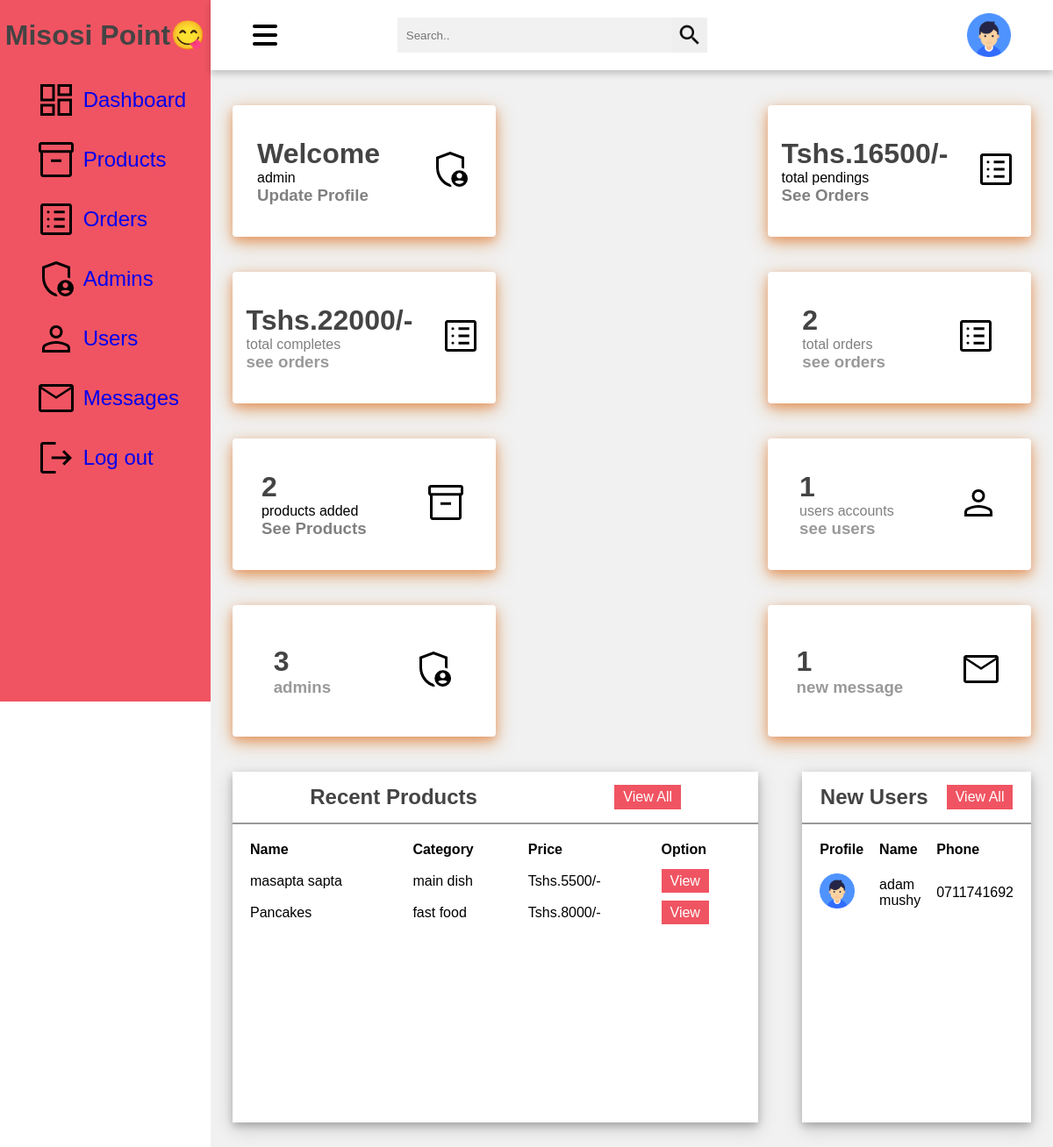
Screenshot of /admin/dashboard.php (signed in) with the database file from the repository.
### tables this page shows
CREATE TABLE IF NOT EXISTS `products` (
  `id` int NOT NULL AUTO_INCREMENT,
  `name` varchar(100) NOT NULL,
  `category` varchar(100) NOT NULL,
  `price` int NOT NULL,
  `image` varchar(100) NOT NULL,
  PRIMARY KEY (`id`)
);

CREATE TABLE IF NOT EXISTS `users` (
  `id` int NOT NULL AUTO_INCREMENT,
  `name` varchar(20) NOT NULL,
  `email` varchar(50) NOT NULL,
  `number` varchar(10) NOT NULL,
  `password` varchar(50) NOT NULL,
  `address` varchar(500) NOT NULL,
  PRIMARY KEY (`id`)
);

### components/admin_header.php (called while the page is built, shortened)
<?php
   $select_profile = $conn->prepare("SELECT * FROM `admin` WHERE id = ?");
   $select_profile->execute([$admin_id]);
   $fetch_profile = $select_profile->fetch(PDO::FETCH_ASSOC);
?>

### admin/dashboard.php (the view, shortened to what this page needs)
<?php
include '../components/connect.php';
?>
<!DOCTYPE html>
<html lang="en">
<head>
    <link rel="stylesheet" href="https://cdnjs.cloudflare.com/ajax/libs/font-awesome/6.1.1/css/all.min.css">
    <link rel="stylesheet" href="../css/adminstyles.css">
</head>
<body>
    <div class="side-menu" id="side-menu" style="display:block;">
        <div class="brand-name">
            <h1 onclick="toggleMenu()"><b>Misosi Point😋</b></h1>
        </div>
        <ul>
            <li><img src="../icons/dashboard.png" alt="">&nbsp;
                  <span><a href="dashboard.php" style="text-decoration: none;">Dashboard</a></span>
             </li>
            <li><img src="../icons/product.png" alt="" style="color: beige;">&nbsp;
                 <span><a href="products.php" style="text-decoration: none;">Products</a></span>
            </li>
            <li><img src="../icons/order.png" alt="">&nbsp;
                 <span><a href="placed_orders.php" style="text-decoration: none;">Orders</a></span>
            </li>
            <li><img src="../icons/admin.png" alt="">&nbsp;
                <span><a href="admin_accounts.php" style="text-decoration: none;">Admins</a></span>
            </li>
            <li><img src="../icons/user.png" alt="">&nbsp;
                <span><a href="users_accounts.php" style="text-decoration: none;">Users</a></span>
            </li>
            <li><img src="../icons/message.png" alt="">&nbsp;
                 <span><a href="messages.php" style="text-decoration: none;">Messages</a></span>
            </li>
             <li><img src="../icons/logout.png" alt="">&nbsp;
            <span><a href="../components/admin_logout.php" onclick="return confirm('logout from this website?');" style="text-decoration: none;">Log out</a></span>
            </li>
        </ul>
    </div>
    <div class="container">
        <div class="header" style="">
            <div class="nav">
            <div id="menuBtn" class="fa-2x fa-solid fa-bars" onclick="toggleMenu()" ></div>
                <div class="search">
                    <input type="text" placeholder="Search..">
                    <button type="submit"><img src="../icons/search.png" alt=""></button>
                </div>
                <div class="user">
                    <div class="img-case">
                        <img src="../icons/user1.png" alt="">
                    </div>
                </div>
            </div>
        </div>
        <div class="content">
            <div class="cards">
                <div class="card">
                    <div class="box">
                        <h1>Welcome</h1>
                        <p style=""><?= $fetch_profile['name'];   ?></p>
                        <h3><a href="update-profile.php" style="text-decoration: none; color:grey;">
                                Update Profile</a></h3>
                    </div>
                    <div class="icon-case">
                        <img src="../icons/admin.png" alt="">
                    </div>
                </div>
                <div class="card">
                    <div class="box">
                    <?php
                            $total_pendings = 0;
                            $select_pendings = $conn->prepare("SELECT * FROM `orders` WHERE payment_status = ?");
                            $select_pendings->execute(['pending']);
                            while($fetch_pendings = $select_pendings->fetch(PDO::FETCH_ASSOC)){
                                $total_pendings += $fetch_pendings['total_price'];
                            }
                        ?>
                        <h1>Tshs.</span><?= $total_pendings; ?><span>/-</span></h1>
                        <p>total pendings</p>
                        <h3><a href="placed_orders.php" style="text-decoration: none; color:grey;">
                            See Orders</a></h3>
                    </div>
                    <div class="icon-case">
                        <img src="../icons/order.png" alt="">
                    </div>
                </div>
                <div class="card">
                     <a href="placed_orders.php" style="text-decoration: none; color:grey;">
                     <div class="box">
                     <?php
                                $total_completes = 0;
                                $select_completes = $conn->prepare("SELECT * FROM `orders` WHERE payment_status = ?");
                                $select_completes->execute(['completed']);
                                while($fetch_completes = $select_completes->fetch(PDO::FETCH_ASSOC)){
                                    $total_completes += $fetch_completes['total_price'];
                                }
                            ?>
                        <h1><span>Tshs.</span><?= $total_completes; ?><span>/-</span></h1>
                        <p>total completes</p>
                        <h3>
                        see orders </h3>
                    </div>
                    </a>
                    <div class="icon-case">
                        <img src="../icons/order.png" alt="">
                    </div>
                </div>
                <div class="card">
                     <a href="placed_orders.php" style="text-decoration: none; color:grey;">
                     <div class="box">
                     <?php
                                $select_orders = $conn->prepare("SELECT * FROM `orders`");
                                $select_orders->execute();
                                $numbers_of_orders = $select_orders->rowCount();
                            ?>
                        <h1><?= $numbers_of_orders ?></h1>
                        <p>total orders</p>
                        <h3>
                        see orders </h3>
                    </div>
                    </a>
                    <div class="icon-case">
                        <img src="../icons/order.png" alt="">
                    </div>
                </div>
                <div class="card">
                    <div class="box">
                    <?php
                        $select_products = $conn->prepare("SELECT * FROM `products`");
                        $select_products->execute();
                        $numbers_of_products = $select_products->rowCount();
                    ?>
                        <h1><?= $numbers_of_products; ?></h1>
                        <p>products added</p>
                        <h3><a href="products.php" style="text-decoration: none; color:grey;">
                            See Products</a></h3>
                    </div>
                    <div class="icon-case">
                        <img src="../icons/product.png" alt="">
                    </div>
                </div>
                <div class="card">
                     <a href="users_accounts.php" style="text-decoration: none; color:grey;">
                     <div class="box">
                    <?php
                        $select_users = $conn->prepare("SELECT * FROM `users`");
                        $select_users->execute();
                        $numbers_of_users = $select_users->rowCount();
                    ?>
                        <h1><?= $numbers_of_users; ?></h1>
                        <p>users accounts</p>
                        <h3>
                        see users </h3>
                    </div>
                    </a>
                    <div class="icon-case">
                        <img src="../icons/user.png" alt="">
                    </div>
                </div>
                <div class="card">
                <a href="admin_accounts.php" style="text-decoration: none; color:grey;">
                    <div class="box">
                     <?php
                            $select_admins = $conn->prepare("SELECT * FROM `admin`");
                            $select_admins->execute();
                            $numbers_of_admins = $select_admins->rowCount();
                        ?>
                        <h1><?= $numbers_of_admins; ?></h1>
                        <h3>admins</h3>
                    </div>
                </a>
                    <div class="icon-case">
                         <img src="../icons/admin.png" alt="">
                    </div>
                </div>
                <div class="card">
                <a href="admin_accounts.php" style="text-decoration: none; color:grey;">
                    <div class="box">
                    <?php
                            $select_messages = $conn->prepare("SELECT * FROM `messages`");
                            $select_messages->execute();
                            $numbers_of_messages = $select_messages->rowCount();
                        ?>
                    <h1><?= $numbers_of_messages; ?></h1>
                    <h3>new message</h3>
                    </div>
                </a>
                    <div class="icon-case">
                         <img src="../icons/message.png" alt="">
                    </div>
                </div>
            </div>
            <div class="content-2">
                <div class="recent-payments">
                    <div class="title">
                        <h2>Recent Products</h2>
                        <a href="products.php" class="btn">View All</a>
                    </div>
                    <table>
                        <tr>
                            <th>Name</th>
                            <th>Category</th>
                            <th>Price</th>
                            <th>Option</th>
                        </tr>
             <?php
                    $show_products = $conn->prepare("SELECT * FROM `products`");
                    $show_products->execute();
                    if($show_products->rowCount() > 0){
                        while($fetch_products = $show_products->fetch(PDO::FETCH_ASSOC)){
                ?>
                        <tr>
                            <td><?= $fetch_products['name']; ?></td>
                            <td><?= $fetch_products['category']; ?></td>
                            <td><span>Tshs.</span><?= $fetch_products['price']; ?><span>/-</span></td>
                            <td><a href="update_product.php?update=<?= $fetch_products['id']; ?>" class="btn">View</a></td>
                        </tr>
                <?php
                        }
                        }else{
                        echo '<p class="empty">no products added yet!</p>';
                        }
                 ?>
                    </table>
                </div>
                <div class="new-students">
                    <div class="title">
                        <h2>New Users</h2>
                        <a href="#" class="btn">View All</a>
                    </div>
                    <table>
                        <tr>
                            <th>Profile</th>
                            <th>Name</th>
                            <th>Phone</th>
                        </tr>
                <?php
                        $select_account = $conn->prepare("SELECT * FROM `users`");
                        $select_account->execute();
                        if($select_account->rowCount() > 0){
                            while($fetch_accounts = $select_account->fetch(PDO::FETCH_ASSOC)){
                    ?>
                        <tr>
                            <td><img src="../icons/user1.png" alt=""></td>
                            <td><?= $fetch_accounts['name']; ?></td>
                            <td><?= $fetch_accounts['number'];?></td>
                        </tr>
                    <?php
                            }
                        }else{
                            echo '<p class="empty">no accounts available</p>';
                        }
                        ?>
                    </table>
                </div>
            </div>
        </div>
    </div>
</body>
</html>

### css/adminstyles.css (style rules this page uses)
* { margin: 0; padding: 0; box-sizing: border-box; font-family: 'Poppins', sans-serif; }
body { min-height: 100vh; }
a { text-decoration: none; }
li { list-style: none; }
h1, h2 { color: #444; }
h3 { color: #999; }
.btn { background: #f05462; color: white; padding: 5px 10px; text-align: center; }
.title { display: flex; align-items: center; justify-content: space-around; padding: 15px 10px; border-bottom: 2px solid #999; }
table { padding: 10px; }
th, td { text-align: left; padding: 8px; }
.side-menu { position: fixed; background: #f05462; width: 20vw; min-height: 100vh; display: flex; flex-direction: column; }
.side-menu .brand-name { height: 10vh; display: flex; align-items: center; justify-content: center; }
.side-menu li { font-size: 24px; padding: 10px 40px; color: white; display: flex; align-items: center; }
.container { position: absolute; right: 0; width: 80vw; height: 100vh; background: #f1f1f1; }
.container .header { position: fixed; top: 0; right: 0; width: 80vw; height: 10vh; background: white; display: flex; align-items: center; justify-content: center; box-shadow: 0 4px 8px 0 rgba(0, 0, 0, 0.2); z-index: 1; }
.container .header .nav { width: 90%; display: flex; align-items: center; }
.container .header .nav .search { flex: 3; display: flex; justify-content: center; }
.container .header .nav .search input[type=text] { border: none; background: #f1f1f1; padding: 10px; width: 50%; }
.container .header .nav .search button { width: 40px; height: 40px; border: none; display: flex; align-items: center; justify-content: center; }
.container .header .nav .search button img { width: 30px; height: 30px; }
.container .header .nav .user { flex: 1; display: flex; justify-content: space-between; align-items: center; }
.container .header .nav .user img { width: 40px; height: 40px; }
.container .header .nav .user .img-case { position: relative; width: 50px; height: 50px; }
.container .header .nav .user .img-case img { position: absolute; top: 0; left: 0; width: 100%; height: 100%; }
.container .content { position: relative; margin-top: 10vh; min-height: 90vh; background: #f1f1f1; }
.container .content .cards { padding: 20px 15px; display: flex; flex-wrap: wrap; align-items: center; justify-content: space-between; flex-wrap: wrap; }
.container .content .cards .card { width: 300px; height: 150px; background: white; border-radius: 4px; margin: 20px 10px; display: flex; align-items: center; justify-content: space-around; box-shadow: 0 4px 8px 0 rgba(236, 70, 4, 0.2), 0 6px 20px 0 rgba(214, 115, 22, 0.623); }
.container .content .content-2 { min-height: 60vh; display: flex; justify-content: space-around; align-items: flex-start; flex-wrap: wrap; }
.container .content .content-2 .recent-payments { min-height: 50vh; flex: 5; background: white; margin: 0 25px 25px 25px; box-shadow: 0 4px 8px 0 rgba(0, 0, 0, 0.2), 0 6px 20px 0 rgba(0, 0, 0, 0.19); display: flex; flex-direction: column; }
.container .content .content-2 .new-students { flex: 2; background: white; min-height: 50vh; margin: 0 25px; box-shadow: 0 4px 8px 0 rgba(0, 0, 0, 0.2), 0 6px 20px 0 rgba(0, 0, 0, 0.19); display: flex; flex-direction: column; }
.container .content .content-2 .new-students table td:nth-child(1) img { height: 40px; width: 40px; }

### admin/dashboard.php (style rules this page uses)
.side-menu { transition: transform 0.5s ease-in-out; transform: translateX(0); }
#menuBtn { border:4px black; }

### rows the page displays
products: name "masapta sapta", category "main dish", price "5500"
products: name "Pancakes", category "fast food", price "8000"
users: name "adam mushy", number "0711741692"

### other values shown
$fetch_profile['name'] "admin"
$total_pendings "16500"
$total_completes "22000"
$numbers_of_orders "2"
$numbers_of_products "2"
$numbers_of_users "1"
$numbers_of_admins "3"
$numbers_of_messages "1"
